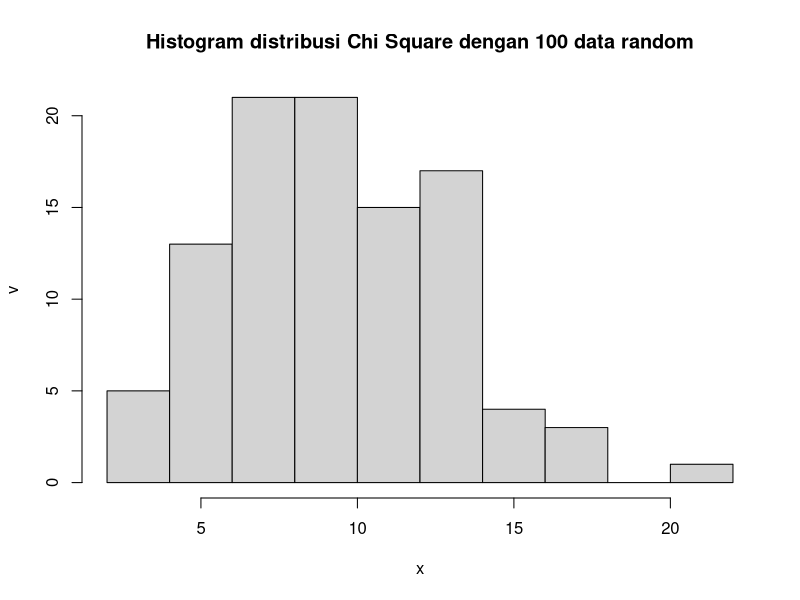

Write the R code that produced this figure.
x = 2
v = 10

# 4a
dchisq(x, v)

# 4b
hist(rchisq(n = 100, v), xlab = "x", ylab = "v", main = "Histogram distribusi Chi Square dengan 100 data random")

# 4c
rataan = v
rataan
varian = 2 * v
varian
